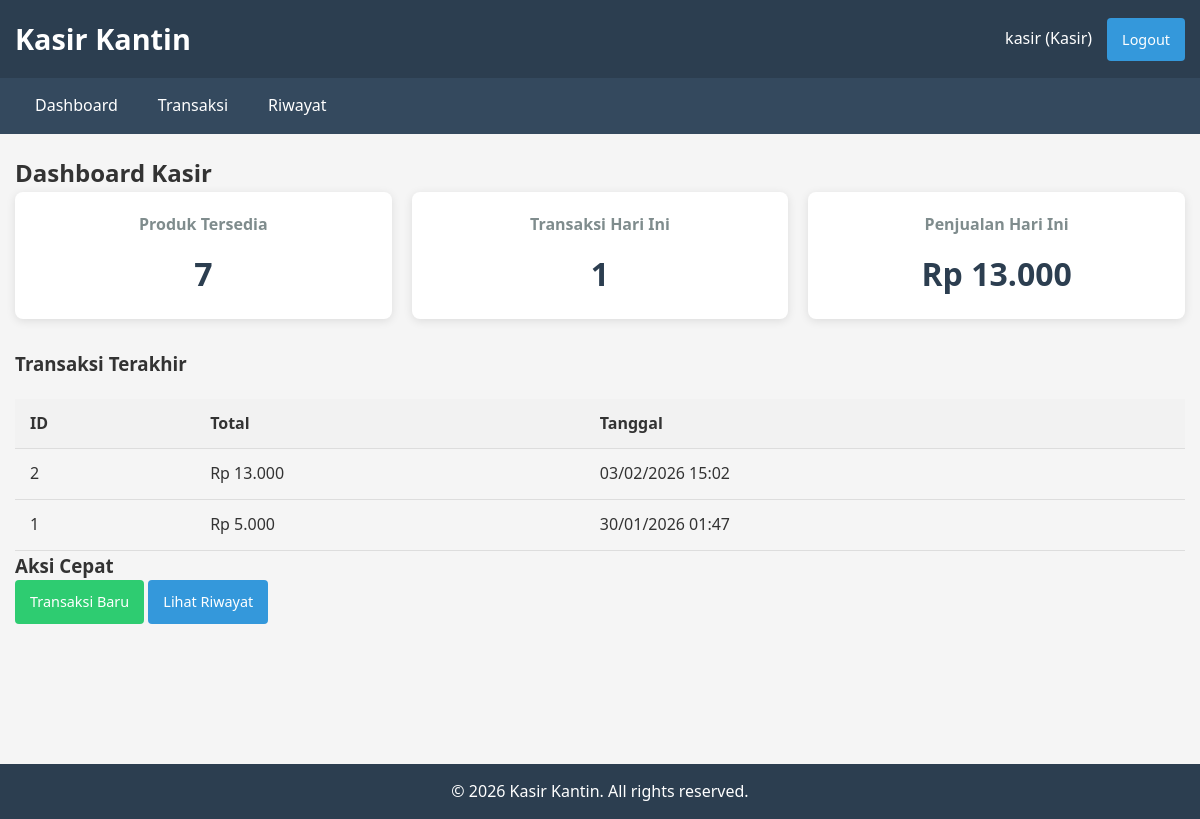
/kasir/dashboard.php (signed in), run on the app's committed database.
### tables this page shows
CREATE TABLE `transactions` (
  `id` int NOT NULL,
  `user_id` int NOT NULL,
  `total_amount` decimal(10,2) NOT NULL,
  `payment_amount` decimal(10,2) NOT NULL,
  `change_amount` decimal(10,2) NOT NULL,
  `transaction_date` timestamp NULL DEFAULT CURRENT_TIMESTAMP
);

### includes/functions.php (called while the page is built, shortened)
<?php
function format_rupiah($angka) {
    return "Rp " . number_format($angka, 0, ',', '.');
}
function format_date($date) {
    return date('d/m/Y H:i', strtotime($date));
}
?>

### kasir/dashboard.php (the view, shortened to what this page needs)
<?php
require_once '../includes/header.php';
require_once '../config/database.php';
 $total_products = mysqli_num_rows(mysqli_query($conn, "SELECT id FROM products WHERE stock > 0"));
 $total_transactions_today = mysqli_num_rows(mysqli_query($conn, "SELECT id FROM transactions WHERE DATE(transaction_date) = CURDATE()"));
 $today = date('Y-m-d');
 $sales_today_query = "SELECT SUM(total_amount) as total FROM transactions WHERE DATE(transaction_date) = '$today' AND user_id = {$_SESSION['user_id']}";
 $sales_today_result = mysqli_query($conn, $sales_today_query);
 $sales_today = mysqli_fetch_assoc($sales_today_result)['total'] ?? 0;
 $recent_transactions_query = "SELECT * FROM transactions WHERE user_id = {$_SESSION['user_id']} ORDER BY transaction_date DESC LIMIT 5";
 $recent_transactions_result = mysqli_query($conn, $recent_transactions_query);
?>
<div class="dashboard">
    <h2>Dashboard Kasir</h2>
    <div class="stats-container">
        <div class="stat-card">
            <h3>Produk Tersedia</h3>
            <p class="stat-number"><?php echo $total_products; ?></p>
        </div>
        <div class="stat-card">
            <h3>Transaksi Hari Ini</h3>
            <p class="stat-number"><?php echo $total_transactions_today; ?></p>
        </div>
        <div class="stat-card">
            <h3>Penjualan Hari Ini</h3>
            <p class="stat-number"><?php echo format_rupiah($sales_today); ?></p>
        </div>
    </div>
    <div class="recent-transactions">
        <h3>Transaksi Terakhir</h3>
        <table>
            <thead>
                <tr>
                    <th>ID</th>
                    <th>Total</th>
                    <th>Tanggal</th>
                </tr>
            </thead>
            <tbody>
                <?php if (mysqli_num_rows($recent_transactions_result) > 0): ?>
                    <?php while ($transaction = mysqli_fetch_assoc($recent_transactions_result)): ?>
                        <tr>
                            <td><?php echo $transaction['id']; ?></td>
                            <td><?php echo format_rupiah($transaction['total_amount']); ?></td>
                            <td><?php echo format_date($transaction['transaction_date']); ?></td>
                        </tr>
                    <?php endwhile; ?>
                <?php else: ?>
                    <tr>
                        <td colspan="3">Belum ada transaksi</td>
                    </tr>
                <?php endif; ?>
            </tbody>
        </table>
    </div>
    <div class="quick-actions">
        <h3>Aksi Cepat</h3>
        <a href="transaction.php" class="btn btn-primary">Transaksi Baru</a>
        <a href="history.php" class="btn">Lihat Riwayat</a>
    </div>
</div>
<?php require_once '../includes/footer.php'; ?>

### assets/css/style.css (style rules this page uses)
* { margin: 0; padding: 0; box-sizing: border-box; font-family: 'Segoe UI', Tahoma, Geneva, Verdana, sans-serif; }
body { background-color: #f5f5f5; color: #333; line-height: 1.6; }
.btn { display: inline-block; background-color: #3498db; color: white; border: none; padding: 10px 15px; border-radius: 4px; cursor: pointer; text-decoration: none; font-size: 0.9rem; transition: background-color 0.3s; }
.btn-primary { background-color: #2ecc71; }
table { width: 100%; border-collapse: collapse; margin-top: 20px; }
table th, table td { padding: 12px 15px; text-align: left; border-bottom: 1px solid #ddd; }
table th { background-color: #f2f2f2; font-weight: 600; }
.stats-container { display: grid; grid-template-columns: repeat(auto-fit, minmax(200px, 1fr)); gap: 20px; margin-bottom: 30px; }
.stat-card { background-color: white; border-radius: 8px; box-shadow: 0 2px 10px rgba(0,0,0,0.1); padding: 20px; text-align: center; }
.stat-card h3 { font-size: 1rem; color: #7f8c8d; margin-bottom: 10px; }
.stat-number { font-size: 2rem; font-weight: 600; color: #2c3e50; }

### data on the page
transactions: id "2", total_amount "Rp 13.000", transaction_date "03/02/2026 15:02"
transactions: id "1", total_amount "Rp 5.000", transaction_date "30/01/2026 01:47"

### other printed values
$_SESSION['username'] "kasir"
$_SESSION['user_role'] "Kasir"
$total_products "7"
$total_transactions_today "1"
format_rupiah($sales_today) "Rp 13.000"
